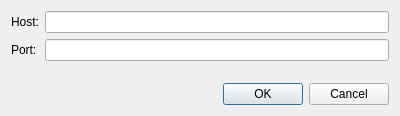
<?xml version="1.0" encoding="UTF-8"?>
<ui version="4.0">
 <class>adwidgets::HostAddrDialog</class>
 <widget class="QDialog" name="adwidgets::HostAddrDialog">
  <property name="geometry">
   <rect>
    <x>0</x>
    <y>0</y>
    <width>400</width>
    <height>116</height>
   </rect>
  </property>
  <property name="windowTitle">
   <string>Dialog</string>
  </property>
  <layout class="QVBoxLayout" name="verticalLayout">
   <item>
    <layout class="QFormLayout" name="formLayout">
     <item row="0" column="0">
      <widget class="QLabel" name="labelHost">
       <property name="text">
        <string>Host:</string>
       </property>
      </widget>
     </item>
     <item row="1" column="0">
      <widget class="QLabel" name="labelPort">
       <property name="text">
        <string>Port:</string>
       </property>
      </widget>
     </item>
     <item row="0" column="1">
      <widget class="QLineEdit" name="lineEditHost"/>
     </item>
     <item row="1" column="1">
      <widget class="QLineEdit" name="lineEditPort"/>
     </item>
    </layout>
   </item>
   <item>
    <widget class="QDialogButtonBox" name="buttonBox">
     <property name="orientation">
      <enum>Qt::Horizontal</enum>
     </property>
     <property name="standardButtons">
      <set>QDialogButtonBox::Cancel|QDialogButtonBox::Ok</set>
     </property>
    </widget>
   </item>
  </layout>
 </widget>
 <resources/>
 <connections/>
</ui>
